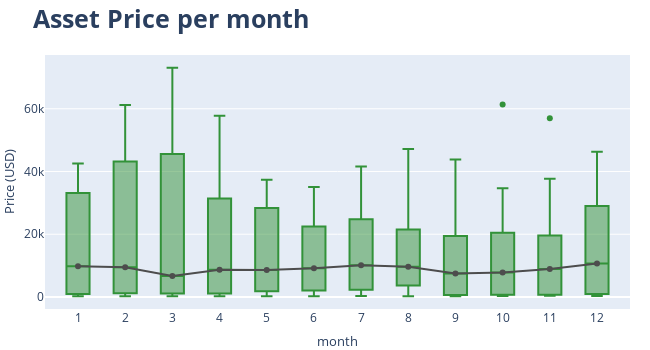

The notebook cell this image was saved under:
### Markdown cell above
# Boxplot chart for annual seasonality

### Code cell
df_plot['month'] = pd.to_datetime(df_plot.index, format='%m-%Y').month

# fig 1 monthly boxplot
fig1 = px.box(df_plot.sort_values('month'), x='month', y='close',
              color_discrete_sequence=[palette_asset['green']])

# fig 2 line with median data for each month
df_median = pd.DataFrame(df_plot.groupby('month')['close'].median()).reset_index()
fig2 = px.line(df_median, x='month', y='close', markers=True,
               color_discrete_sequence=[palette_asset['gray']])

fig = go.Figure(data=fig1.data + fig2.data)

fig.update_layout(
    width       = 650,
    height      = 350,
    title       = dict(text='<b>Asset Price per month</b>', font=dict(size=25)),
    yaxis_title = dict(text='Price (USD)', font=dict(size=13)),
    xaxis       = dict(tickmode='linear'),
    xaxis_title = dict(text='month', font=dict(size=13)),
    margin      = dict(l=0, r=20, t=55, b=20)
    )

fig.show()

### Figure 1 — Plotly figure (JSON) as saved in the notebook; plotly's stock layout.template omitted (floating-point values rounded to 4 significant figures)
{"data": [{"alignmentgroup": "True", "hovertemplate": "month=%{x}<br>close=%{y}<extra></extra>", "legendgroup": "", "marker": {"color": "#329239"}, "name": "", "notched": false, "offsetgroup": "", "orientation": "v", "showlegend": false, "type": "box", "x": [1, 1, 1, 1, 1, 1, 1, 1, 1, 1, 2, 2, 2, 2, 2, 2, 2, 2, 2, 2, 3, 3, 3, 3, 3, 3, 3, 3, 3, 3, 4, 4, 4, 4, 4, 4, 4, 4, 4, 5, 5, 5, 5, 5, 5, 5, 5, 5, 6, 6, 6, 6, 6, 6, 6, 6, 6, 7, 7, 7, 7, 7, 7, 7, 7, 7, 8, 8, 8, 8, 8, 8, 8, 8, 8, 9, 9, 9, 9, 9, 9, 9, 9, 9, 9, 10, 10, 10, 10, 10, 10, 10, 10, 10, 10, 11, 11, 11, 11, 11, 11, 11, 11, 11, 11, 12, 12, 12, 12, 12, 12, 12, 12, 12, 12], "x0": " ", "xaxis": "x", "y": [3458.0, 970.4, 368.8, 33110.0, 38480.0, 10220.0, 23140.0, 42580.0, 217.5, 9351.0, 45140.0, 43190.0, 1180.0, 437.7, 3855.0, 23150.0, 8600.0, 254.3, 10400.0, 61200.0, 6439.0, 4105.0, 1072.0, 58920.0, 6974.0, 73080.0, 45540.0, 416.7, 244.2, 28480.0, 57750.0, 5351.0, 448.3, 1348.0, 37710.0, 8659.0, 9241.0, 29270.0, 236.1, 8575.0, 27220.0, 7494.0, 37330.0, 9461.0, 31790.0, 2286.0, 531.4, 230.2, 35040.0, 9138.0, 30480.0, 19780.0, 10820.0, 2481.0, 673.3, 263.1, 6404, 7780.0, 10090.0, 11320.0, 29230.0, 284.6, 624.7, 2875.0, 41630.0, 23340.0, 47170.0, 11680.0, 4703.0, 230.1, 9631.0, 7038.0, 25930.0, 20050.0, 575.5, 19430.0, 236.1, 26970.0, 43790.0, 609.7, 386.9, 4339.0, 10780.0, 6626.0, 8294.0, 20500.0, 6468.0, 314.2, 9200.0, 13780.0, 6318.0, 61320.0, 34670.0, 338.3, 701.0, 378.0, 37710.0, 7570.0, 745.7, 10230.0, 377.3, 19630.0, 57010.0, 17170.0, 4017.0, 16550.0, 14160.0, 7194.0, 320.2, 430.6, 46310.0, 29000.0, 3743.0, 42270.0, 963.7], "y0": " ", "yaxis": "y"}, {"hovertemplate": "month=%{x}<br>close=%{y}<extra></extra>", "legendgroup": "", "line": {"color": "#4d4d4d", "dash": "solid"}, "marker": {"symbol": "circle"}, "mode": "lines+markers", "name": "", "orientation": "v", "showlegend": false, "type": "scatter", "x": [1, 2, 3, 4, 5, 6, 7, 8, 9, 10, 11, 12], "xaxis": "x", "y": [9786.0, 9499.0, 6706.0, 8659.0, 8575.0, 9138.0, 10090.0, 9631.0, 7460.0, 7834.0, 8902.0, 10670.0], "yaxis": "y"}], "layout": {"height": 350, "margin": {"b": 20, "l": 0, "r": 20, "t": 55}, "title": {"font": {"size": 25}, "text": "<b>Asset Price per month</b>"}, "width": 650, "xaxis": {"autorange": true, "range": [0.3006, 12.7], "tickmode": "linear", "title": {"font": {"size": 13}, "text": "month"}, "type": "linear"}, "yaxis": {"autorange": true, "range": [-3831.0, 77130.0], "title": {"font": {"size": 13}, "text": "Price (USD)"}, "type": "linear"}}}
